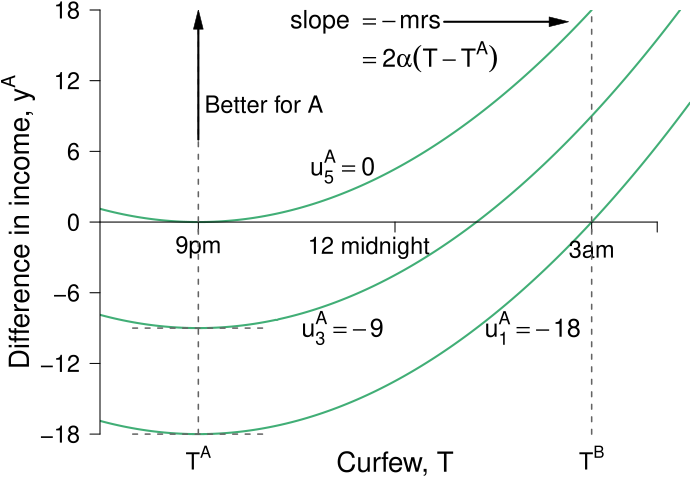

Here is the R script that generated this plot:
#Graph Designer: Simon Halliday, Scott Cohn
#Authors: Bowles and Halliday
#Title: Coordination, Conflict and Competition: A Text in Microeconomics

library(shape)
pdf(file = "what_can_markets_do/curfew_indifference_a_twopanelsize.pdf", width = 7, height = 5)

# Set parameters for graphics
axislabelsize <- 1.7
labelsize <- 1.5 - 0.1
namesize <- 1.8
annotatesize <- 1.5
graphlinewidth <- 2
segmentlinewidth <- 1.5

COL <- c("#7fc97f", "#beaed4", "#fdc086", "#ffff99", "#386cb0", "#f0027f", "#bf5b17", "#666666")
COLA <- c("#e0f3db", "#99d8c9","#66c2a4","#41ae76", "#238b45", "#005824")
COLB <- c("#c6dbef", "#4eb3d3", "#2b8cbe", "#0868ac","#084081")
COLC <- c("#fcfbfd", "#efedf5", "#dadaeb", "#bcbddc", "#9e9ac8", "#807dba", "#6a51a3", "#54278f", "#3f007d")
grays <- gray.colors(25, start = 1, end = 0, alpha = 1)

#Edited the margins to cater for the larger LHS labels
par(mar =  c(3, 5, 0.5, 0.5))

#proportion of wealth functions

MUb <- function(x, beta = 1/2, Tb = 9){
  2*beta*(Tb - x)
}

uA <- function(x, y, alpha = 1/2, Ta = 3){
  y - alpha*(Ta - x)^2
}

uB <- function(x, y, alpha = 1/2, Tb = 9){
  y + alpha*(Tb - x)^2
}

MUa <- function(x, alpha = 1/2, Ta = 3){
  -2*alpha*(Ta - x)
}


#Add limits on axes and levels of utility for each function 
ylims <- c(-18.5, 18)
xlims <- c(1.5, 10.5)
#a <- c(-7.5, 0, 7)
#a <- c(-18, -13.5, -9, -9/2, 0)
a <- c(-18,  -9, 0)

npts <- 501 
x <- seq(xlims[1], xlims[2], length.out = npts)
y <- seq(ylims[1], ylims[2], length.out = npts) 

plot(0, 0, xlim = xlims, ylim = ylims, type = "n",
     xlab = expression(paste("")),
     ylab = expression(paste("")), 
     xaxt = "n", 
     yaxt = "n", 
     cex.lab = axislabelsize, 
     bty = "n", 
     xaxs = "i", 
     yaxs = "i"
)
contour(x, y, 
        outer(x, y, uA),
        drawlabels = FALSE,
        col = COLA[4],
        lwd = graphlinewidth,
        levels = a, 
        xaxs = "i", 
        yaxs = "i", 
        xpd = TRUE,
        add = TRUE)


#x and y limits with plain axes without ticks/numbers to match previous graph; y axes on both sides

ticksx <- c(1, 3, 6, 9, 10)
#xlabels <- c(NA, expression(paste(T^A == 9*p*m)), expression(paste("12 midnight")),  expression(paste(T^B  == 3*a*m)), NA)
xlabels <- c(NA, expression(paste(9*p*m)), NA,  expression(paste(3*a*m)), NA)
#ticksy <- c(0, MUa(x = 7.5), MUa(x = 6), MUb(x = 7.5), ylims[2])
#ylabels <- c(NA, expression(paste(-u[T]^A*(T*minute))), expression(paste(-u[T]^A == u[T]^B)), expression(paste(u[T]^B*(T*minute))), NA)
#ticksy <- c(ylims[1], ylims[2])
ticksy <- seq(-18, 18, 6)
ylabels <- seq(-18, 18, 6)

text(5.6, -2.2, expression(paste("12 midnight")), xpd = TRUE, cex = labelsize, srt = 0) 



axis(1, at = ticksx,  pos = 0, labels = xlabels, cex.axis = labelsize)
axis(2, at = ticksy,  pos = 1.5, labels = ylabels, las = 1, cex.axis = labelsize)
#axis(4, at = ticksy2, pos = 9, labels = FALSE, las = 1, cex.axis = labelsize)


#Disutility polygon
# xrent <- c(3, 4.5, 9, 3)
# yrent <- c(MUa(3), MUa(4.5, alpha = 3/4), MUb(9), MUa(3))
# polygon(xrent, yrent, col = COL[4], density = NULL, border = NA)


npts <- 503 
xx1 <- seq(xlims[1], xlims[2], length.out = npts)
xx2 <- seq(0, xlims[2], length.out = npts)
xx3 <- seq(xlims[1], 0, length.out = npts)
xx4 <- seq(-11, 0, length.out = npts)
xx5 <- seq(xlims[1], xlims[2], length.out = npts)

#Axis labels and draw linear utility functions
text(6, -20.5, expression(paste("Curfew, T")), xpd = TRUE, cex = axislabelsize, srt = 0) 
#text(, side = 1, line = 2, cex = axislabelsize)
text(xlims[1] - 1.25, 0, expression(paste("Difference in income, ", y^A)), xpd = TRUE, cex = axislabelsize, srt = 90) 

# lines(xx1, MUb(xx1), col = COLB[4], lwd = graphlinewidth)
#lines(xx1, MUa(xx1), col = COLA[5], lwd = graphlinewidth)
#lines(xx5, MUa(xx5, alpha = 3/4), col = COLA[5], lwd = segmentlinewidth, lty = 1)
#lines(xx1, MUb(xx1, beta = 1/4), col = COLB[4], lwd = segmentlinewidth, lty = 1)


#Tangent segments
segments(2, -9, 4, -9, lty = 2, col = grays[22], lwd = segmentlinewidth, xpd = TRUE)
segments(2, -18, 4, -18, lty = 2, col = grays[22], lwd = segmentlinewidth, xpd = TRUE)

#Label points on line

# text(6, MUa(6) + 0.2, expression(paste(i)), cex = labelsize)
# segments(6, 0, 6, MUa(6), lty = 2, col = grays[20], lwd = segmentlinewidth)
# segments(0, MUa(6), 6, MUa(6), lty = 2, col = grays[20], lwd = segmentlinewidth)
# points(6, MUa(6), pch = 16, col = "black", cex = 1.5)

# text(7.5 + 0.1, MUa(7.5) - 0.1, expression(paste(g)), cex = labelsize)
# segments(7.5, MUb(7.5), 0, MUb(7.5), lty = 2, col = grays[20], lwd = segmentlinewidth)
# segments(7.5, MUa(7.5), 0, MUa(7.5), lty = 2, col = grays[20], lwd = segmentlinewidth)
# segments(7.5, 0, 7.5, MUa(7.5), lty = 2, col = grays[20], lwd = segmentlinewidth)
# points(7.5, MUb(7.5), pch = 16, col = "black", cex = 1.5)

# text(7.5 + 0.1, MUb(7.5) + 0.1, expression(paste(h)), cex = labelsize)
# points(7.5, MUa(7.5), pch = 16, col = "black", cex = 1.5)

#Label relevant points on axes

#text(20, -.9, expression(paste("x*")), xpd = TRUE, cex = labelsize)
#text(33, -.9, expression(paste("a"[x])), xpd = TRUE, cex = labelsize)

#text(-2, 33, expression(paste(-u[x]^B*(x*minute))),  xpd = TRUE, cex = labelsize)
#text(-2, 7, expression(paste(u[x]^A*(x*minute))),  xpd = TRUE, cex = labelsize)

# text(4, 4, expression(paste("B's marginal disutility")), xpd = TRUE, cex = labelsize)
# text(4, 3.5, expression(paste(u[T]^B == 2*beta*(T^B - T))), xpd = TRUE, cex = labelsize)
# #text(4, 5.5, expression(paste(beta == frac(1,2))), xpd = TRUE, cex = labelsize)
# text(3.8, 3, expression(paste(beta == frac(1,4))), xpd = TRUE, cex = labelsize)


# text(7.75, 5.5, expression(paste("-A's marginal disutility ")),  xpd = TRUE, cex = labelsize)
# text(7.75, 5.2, expression(paste(-u[T]^A == -2*alpha*(T^A - T))),  xpd = TRUE, cex = labelsize)
# #text(7.75, 5.5, expression(paste(alpha == frac(1,2))), xpd = TRUE, cex = labelsize)
# text(7.75, 4.7, expression(paste(alpha == frac(3,4))), xpd = TRUE, cex = labelsize)


#arrows(6, 6, 3, 8, xpd = TRUE, length=0.1,angle=40,lwd=3)

text(8.1, -9, expression(paste( u[1]^A == -18)), xpd = TRUE, cex = annotatesize)
text(5.2, -9, expression(paste( u[3]^A == -9)), xpd = TRUE, cex = annotatesize)
text(5.2, 4.7, expression(paste( u[5]^A == 0)), xpd = TRUE, cex = annotatesize)

#Axis arrow
# Arrows(6.75, -20, 9, -20,
#        col = "black", lty = 1, lwd = 2, 
#        arr.type = "triangle", xpd = TRUE,
#        arr.lwd = 0.5, code = 2)

# text(7.75, -18.8, expression(paste("Later")), 
#      xpd = TRUE, cex = axislabelsize )

segments(3, -18, 3, 18, lty = 2, col = grays[22], lwd = segmentlinewidth, xpd = TRUE)
segments(9, -18, 9, 18, lty = 2, col = grays[22], lwd = segmentlinewidth, xpd = TRUE)

text(3, -20, expression(paste(T^A)), xpd = TRUE, cex = labelsize)
text(9, -20, expression(paste(T^B)), xpd = TRUE, cex = labelsize)


#Better for A arrow and label
text(4, 10, expression(paste("Better for A")), 
     xpd = TRUE, cex = labelsize )
Arrows(3, 7, 3, 17.2,
       col = "black", lty = 1, lwd = 2, 
       arr.type = "triangle",
       arr.lwd = 0.5, code = 2)

text(5.55, 17, expression(paste("slope ", phantom()==-mrs )), 
     xpd = TRUE, cex = annotatesize)
text(6.5, 14, expression(paste(phantom()==2*alpha(T - T^A))), 
     xpd = TRUE, cex = annotatesize)

Arrows(6.75, 17, 8.5, 17,
       col = "black", lty = 1, lwd = 2,
       arr.type = "triangle",
       arr.lwd = 0.5, code = 2)

dev.off()
